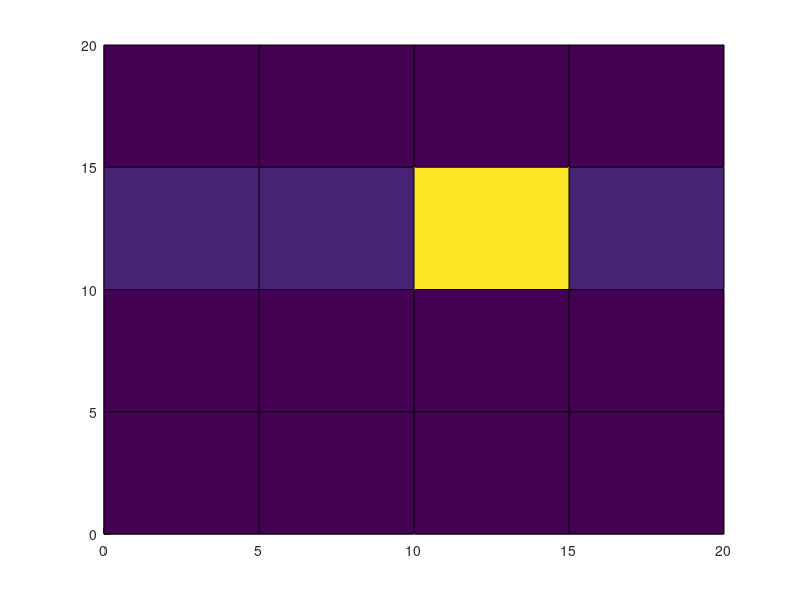

Write MATLAB code to recreate this figure.
[X,Y] = meshgrid(0:5:20);
T = [1   1   10   1   1; 
     1   10  10   10  10;  
     100 100 1000 100 100; 
     10  10  10   10  1;
     1   1   10   1   1];
surf(X,Y,T)
view(2);
